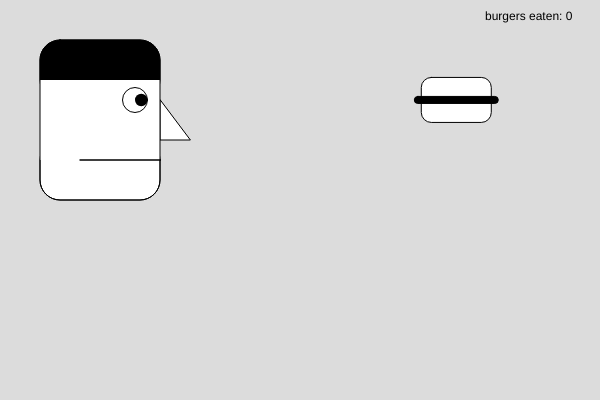
Frame 1 (no input)
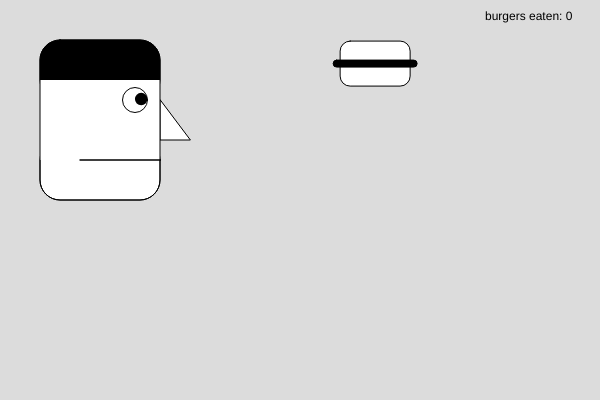
Frame 60 (no input)
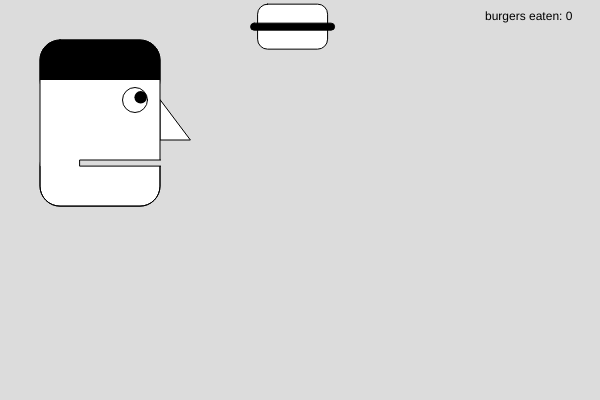
Frame 120 (the mouse pressed at the canvas centre since frame 60)

The p5.js sketch that drew these frames (run headless with seeded random() and noise() and a simulated clock; from frame 60 on, the mouse is pressed at the canvas centre):

// p5.js sketch
// ── sketch.js
const HEAD_X = 40, // left of head
      HEAD_W = 120, // width of head
      HEAD_H = 160, // height of head (mouth closed)
      HEAD_R = 20, // round corner radius of head
      HAIR_H = 40, // height of hair
      CHIN_H = 40, // height of chin
      NOSE_H = 40, // height of nose
      NOSE_W = 30, // width of nose
      NOSE_X = HEAD_X + HEAD_W, // left of nose
      EYE_D = 25, // eye diameter
      EYE_X = HEAD_X + HEAD_W - 25, // eye centre x
      PUPIL_D = EYE_D / 2.0, // pupil diameter
      MOUTH_W = 80, // mouth width
      MOUTH_X = HEAD_X + HEAD_W - MOUTH_W, // mouth left
      BUN_W = 70, // width of bun
      BUN_H = 45, // height of bun
      BUN_R = 10, // round corner radius of bun
      PAT_W = 84, // patty width
      PAT_H = 7; // patty height
      NEAR = 100, // how near for the mouth to start to open
      MOUTH_H = BUN_H + 20; // maximum mouth height (gape)

let headY = 40, // top of head
    burgerX, burgerY, // coords of burger centre
    burgerVX, burgerVY, // burger velocity
    score = 0; 

// reset the burger to new random coords and velocity    
function newBurger() {
   burgerX = random(NOSE_X + PAT_W / 2.0, width - PAT_W / 2.0);
   burgerY = random(BUN_H / 2.0, height - PAT_H / 2.0);
   burgerVX = random(-2.5, -1.0);
   burgerVY = random(-2.0, 2.0);
}

function setup() {
   createCanvas(600, 400);
   newBurger();
}

function draw() {
   const NOSE_Y = headY + HAIR_H + 20, // top of nose
         MOUTH_Y = headY + HEAD_H - CHIN_H, // mouth top
         EYE_Y = NOSE_Y; // eye centre y
   // gape calculation
      let dx = burgerX - PAT_W / 2.0 - NOSE_X; // face to patty x distance
      let mouthH; // height of the mouth (gape)
      if (dx < -MOUTH_W) { // eaten!
          score++;
          newBurger();
          return;
      } else if (dx >= NEAR) {
         mouthH = 0;
      } else if (dx <= 0) {
         mouthH = MOUTH_H;
      } else {
         mouthH = MOUTH_H * (1.0 - dx / NEAR);
      }
   // collision detection
      if (burgerVX < 0.0 && dx + burgerVX < 0.0 &&
          (burgerY < MOUTH_Y + BUN_H / 2.0 || burgerY > MOUTH_Y + MOUTH_H - BUN_H / 2.0)) {
          burgerX = NOSE_X + PAT_W / 2.0;
          burgerVX = -burgerVX;
      } else if (dx < 0 && burgerVY < 0.0 && burgerY + burgerVY - BUN_H / 2.0 < MOUTH_Y) {
          burgerY = MOUTH_Y + BUN_H / 2.0;
          burgerVY = -burgerVY;
      } else if (dx < 0 && burgerVY > 0.0 && burgerY + BUN_H / 2.0 + burgerVY > MOUTH_Y + mouthH) {
          burgerY = MOUTH_Y - BUN_H / 2.0 + mouthH;
          burgerVY = -burgerVY;
      } else {
      }
      if (burgerX + PAT_W / 2.0 + burgerVX > width) {
         burgerX = width - PAT_W / 2.0;
         burgerVX = -burgerVX;
      }
      if (burgerVY < 0.0 && burgerY - BUN_H / 2.0 + burgerVY < 0) { // roof
         burgerY = BUN_H / 2.0;
         burgerVY = -burgerVY;
      }
      if (burgerVY > 0.0 && burgerY + BUN_H / 2.0 + burgerVY > height) { // roof
         burgerY = height - BUN_H / 2.0;
         burgerVY = -burgerVY;
      }
   background(220);
   // nose
      stroke(0); fill(255);
      triangle(NOSE_X, NOSE_Y, NOSE_X, NOSE_Y + NOSE_H, NOSE_X + NOSE_W, NOSE_Y + NOSE_H);
   // hair
      stroke(0); fill(0);
      rect(HEAD_X, headY, HEAD_W, HAIR_H + HEAD_R, HEAD_R);
   // chin
      stroke(0); fill(255);
      rect(HEAD_X, headY + HEAD_H - CHIN_H - HEAD_R + mouthH, HEAD_W, CHIN_H + HEAD_R, HEAD_R);
   // face
      noStroke(); fill(255);
      rect(HEAD_X, headY + HAIR_H, HEAD_W, HEAD_H - HAIR_H - CHIN_H + mouthH);
   // eye
      stroke(0); fill(255);
      ellipse(EYE_X, EYE_Y, EYE_D);
   // pupil
      let theta = atan2(burgerY - EYE_Y, burgerX - EYE_X);
      noStroke(); fill(0);
      ellipse(EYE_X + EYE_D * cos(theta) / 4.0, EYE_Y + EYE_D * sin(theta) / 4.0, PUPIL_D);
   // head outline
      noFill(); stroke(0);
      rect(HEAD_X, headY, HEAD_W, HEAD_H + mouthH, HEAD_R);
   // mouth
      fill(220); stroke(0);
      rect(MOUTH_X, MOUTH_Y, MOUTH_W + 10, mouthH);
      noStroke();
      rect(HEAD_X + HEAD_W + 1, MOUTH_Y - 10, 20, mouthH + 20);
   // burger 
      rectMode(CENTER);
         stroke(0); fill(255);
         rect(burgerX, burgerY, BUN_W, BUN_H, BUN_R);
         fill(0);
         rect(burgerX, burgerY, PAT_W, PAT_H, BUN_R);
      rectMode(CORNER);
   // move Ralph
      if (keyIsDown(DOWN_ARROW)) {
         headY++;
      } else if (keyIsDown(UP_ARROW)) {
         headY--;
      } else {
      }
   // move burger
      burgerX += burgerVX;
      burgerY += burgerVY;
   // score
      noStroke(); fill(0);
      text('burgers eaten: ' + score, width - 115, 20);
}
